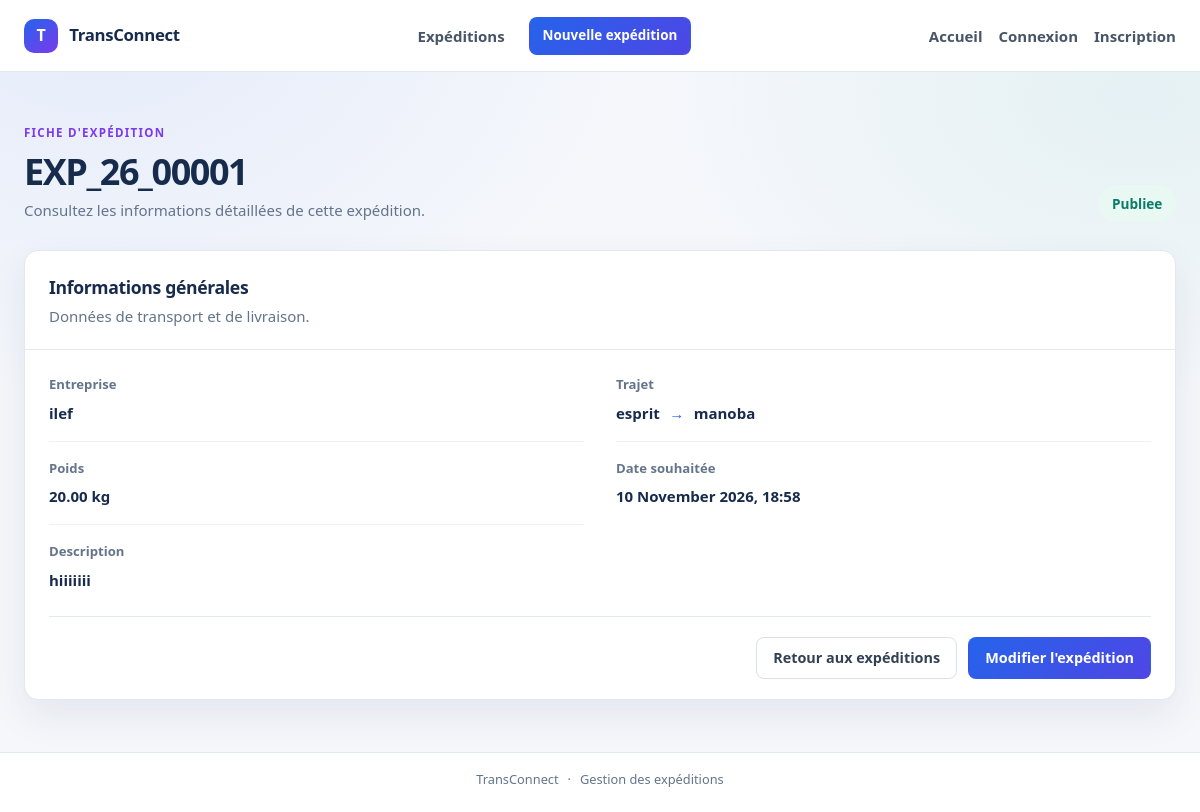
/expedition/detailclass/10/, run on the app's committed database.
### ExpeditionApp/models.py (models this page shows, shortened)
class Expedition(models.Model):
    reference = models.CharField(max_length=50, unique=True)
    ville_depart = models.CharField(max_length=80)
    ville_arrive = models.CharField(max_length=80)
    poids_kg = models.DecimalField(
        max_digits=10,
        decimal_places=2,
        validators=[MinValueValidator(0, "le poids doit etre possitive")],
    )
    date_souhaitee = models.DateTimeField()
    description = models.TextField()
    statut = models.CharField(
        max_length=100,
        choices=[
            ('en_attente', 'En attente'),
            ('publiee', 'Publiee'),
            ('attribuee', 'Attribuée'),
            ('terminee', 'Terminée'),
            ('annulee', 'Annulée'),
        ],
        default='en_attente',
    )
    created_at = models.DateTimeField(auto_now_add=True)
    updated_at = models.DateTimeField(auto_now=True)
    entreprise = models.ForeignKey(Entreprise, on_delete=models.CASCADE, related_name='expeditions')

### EntrepriseApp/models.py (models this page shows)
class Entreprise(models.Model):
    raison_social = models.CharField(max_length=200, blank=False ,null=False)
    matricule_fiscal =models.CharField(max_length=17 ,unique=True, validators=[matricule_fiscal_validator])
    adresse = models.TextField(validators=[MinLengthValidator(20,"l'adresse ne peut pas avoir moins de 20 char"),MaxLengthValidator(400,"l'adresse ne peut pas depasser les 400 char")])
    type_entreprise=models.CharField(max_length=100,choices=[('c','chargeur'),
    ('t','transporteur')])
    created_at = models.DateTimeField(auto_now_add=True)
    updated_at =models.DateTimeField(auto_now=True)
    gerant= models.OneToOneField(Utilisateur ,on_delete=models.CASCADE,related_name='entreprise')
    def __str__(self):
        return self.raison_social

### ExpeditionApp/views.py (the view)
# urls.py: path('detailclass/<int:pk>/', DetailExpedition.as_view(), name="detailclass"),
class DetailExpedition(DetailView):
    model=Expedition
    template_name='expedition/detail.html'
    context_object_name='expedition'

### EntrepriseApp/templates/expedition/detail.html (shortened to what this page needs)
{% extends "expedition/base.html" %}
{% block content %}
    <div class="page-heading">
        <div>
            <p class="eyebrow">FICHE D'EXPÉDITION</p>
            <h1>{{ expedition.reference }}</h1>
            <p class="page-subtitle">Consultez les informations détaillées de cette expédition.</p>
        </div>
        <span class="status-badge status-large">{{ expedition.get_statut_display }}</span>
    </div>
    <section class="panel detail-panel" aria-labelledby="details-heading">
        <div class="panel-heading">
            <div>
                <h2 id="details-heading">Informations générales</h2>
                <p class="muted">Données de transport et de livraison.</p>
            </div>
        </div>
        <dl class="detail-grid">
            <div class="detail-item">
                <dt>Entreprise</dt>
                <dd>{{ expedition.entreprise }}</dd>
            </div>
            <div class="detail-item">
                <dt>Trajet</dt>
                <dd>{{ expedition.ville_depart }} <span class="route-arrow" aria-hidden="true">→</span> {{ expedition.ville_arrive }}</dd>
            </div>
            <div class="detail-item">
                <dt>Poids</dt>
                <dd>{{ expedition.poids_kg }} kg</dd>
            </div>
            <div class="detail-item">
                <dt>Date souhaitée</dt>
                <dd>{{ expedition.date_souhaitee|date:"j F Y, H:i" }}</dd>
            </div>
            <div class="detail-item detail-wide">
                <dt>Description</dt>
                <dd>{{ expedition.description|default:"Aucune description renseignée."|linebreaksbr }}</dd>
            </div>
        </dl>
        <div class="panel-actions">
            <a class="button button-secondary" href="{% url 'listclass' %}">Retour aux expéditions</a>
            <a class="button button-primary" href="{% url 'updateclass' pk=expedition.pk %}">Modifier l'expédition</a>
        </div>
    </section>
{% endblock %}

### EntrepriseApp/static/EntrepriseApp/expedition.css (style rules this page uses)
:root { color-scheme: light; --ink: #172b4d; --muted: #64748b; --line: #e2e8f0; --surface: #ffffff; --canvas: #f5f7fb; --primary: #2563eb; --primary-dark: #1d4ed8; --teal: #0f9f95; --violet: #7c3aed; --coral: #f9735b; --danger: #b42332; --shadow: 0 16px 38px rgb(23 43 77 / 8%); }
* { box-sizing: border-box; }
body { min-width: 320px; min-height: 100vh; margin: 0; background: radial-gradient(ellipse at 8% 0%, rgb(37 99 235 / 8%), transparent 34rem), radial-gradient(ellipse at 95% 12%, rgb(15 159 149 / 7%), transparent 30rem), var(--canvas); color: var(--ink); font-family: "Segoe UI", Tahoma, Geneva, Verdana, sans-serif; font-size: 15px; line-height: 1.6; }
a { color: var(--primary); }
.page-heading { margin-bottom: 1.75rem; display: flex; align-items: flex-end; justify-content: space-between; gap: 1.5rem; }
.eyebrow { margin: 0 0 0.45rem; color: var(--violet); font-size: 0.72rem; font-weight: 750; letter-spacing: 0.11em; }
h1, h2, h3, p { margin-top: 0; }
h1 { margin-bottom: 0.35rem; color: var(--ink); font-size: clamp(1.8rem, 3vw, 2.25rem); letter-spacing: -0.04em; line-height: 1.2; }
h2 { margin-bottom: 0.15rem; font-size: 1.1rem; letter-spacing: -0.02em; }
.page-subtitle, .muted { margin-bottom: 0; color: var(--muted); }
.panel { overflow: hidden; border: 1px solid var(--line); border-radius: 14px; background: var(--surface); box-shadow: var(--shadow); }
.panel-heading { padding: 1.35rem 1.5rem; display: flex; align-items: center; justify-content: space-between; gap: 1rem; border-bottom: 1px solid var(--line); }
.count-badge, .status-badge { display: inline-flex; align-items: center; border-radius: 999px; white-space: nowrap; font-size: 0.78rem; font-weight: 700; }
.status-badge { padding: 0.3rem 0.65rem; background: #e9f8f3; color: #087c68; }
.status-large { padding: 0.5rem 0.85rem; font-size: 0.85rem; }
.button { min-height: 42px; padding: 0.65rem 1rem; display: inline-flex; align-items: center; justify-content: center; gap: 0.4rem; border: 1px solid transparent; border-radius: 8px; cursor: pointer; font: inherit; font-size: 0.9rem; font-weight: 700; line-height: 1.2; text-decoration: none; transition: background-color 0.15s ease, border-color 0.15s ease, transform 0.15s ease; }
.button-primary { background: linear-gradient(135deg, var(--primary), #4f46e5); color: #fff; }
.button-secondary { border-color: #d8e0eb; background: #fff; color: #334155; }
.detail-panel { padding: 0 1.5rem; }
.detail-panel .panel-heading { margin: 0 -1.5rem; }
.detail-grid { margin: 0; padding: 0.5rem 0; display: grid; grid-template-columns: repeat(2, minmax(0, 1fr)); column-gap: 2rem; }
.detail-item { padding: 1rem 0; border-bottom: 1px solid #edf0f5; }
.detail-item:nth-last-child(-n + 2) { border-bottom: 0; }
.detail-item dt { margin-bottom: 0.35rem; color: var(--muted); font-size: 0.82rem; font-weight: 600; }
.detail-item dd { margin: 0; color: var(--ink); font-weight: 600; }
.detail-wide { grid-column: 1 / -1; border-bottom: 0 !important; }
.route-arrow { margin: 0 0.35rem; color: var(--primary); }
.panel-actions { padding: 1.25rem 0; display: flex; justify-content: flex-end; gap: 0.7rem; border-top: 1px solid var(--line); }

### data on the page
Expedition: reference "EXP_26_00001", statut "Publiee", entreprise "ilef", ville_depart "esprit", ville_arrive "manoba", poids_kg "20.00", date_souhaitee "10 November 2026, 18:58", description "hiiiiiii"
